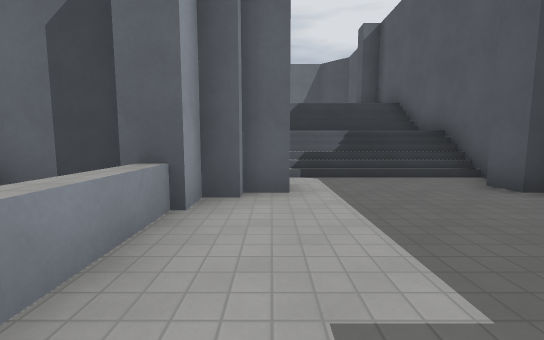
View 1 (above)

15 first-person views from a walk through a level from a Godot 3-D game. The camera is 1.4 m above the floor, tilts 6° down and sees 90° across. The floor is counted in squares, 2 m on a side. Each view is taken from the middle of a square. On the plan, view 1 faces up. The plan holds only what a view shows up to about 9 squares ahead; the rest is blank. Flat picture figures and markers are left out. Characters and animated objects are not drawn. Surface patterns are stand-ins for the level's own textures.

View 2
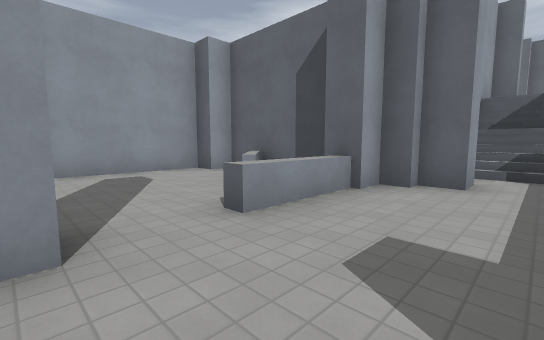

View 3
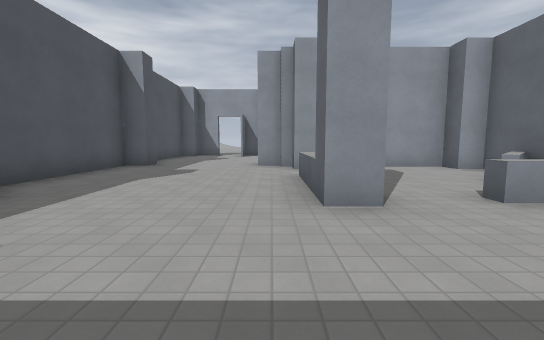

View 4
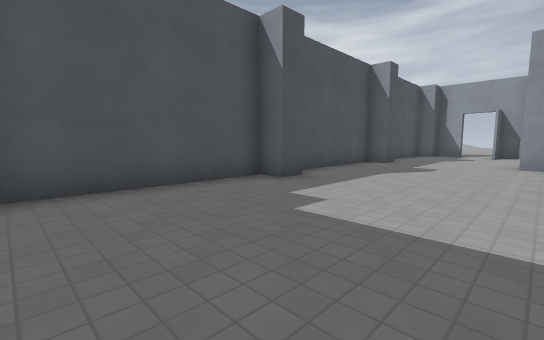

View 5
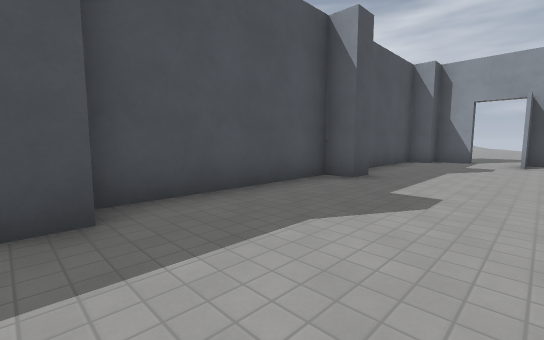

View 6
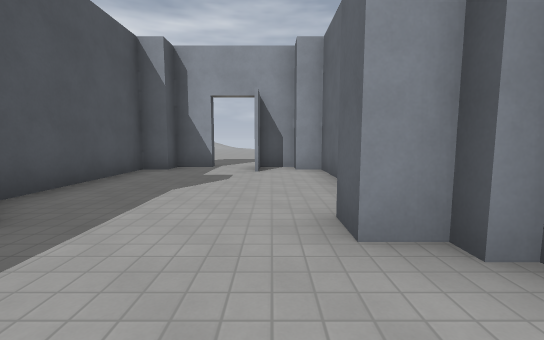

View 7
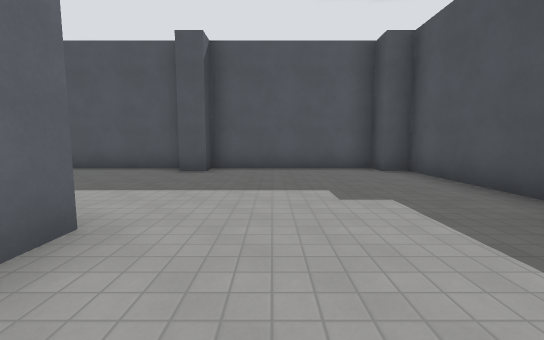

View 8
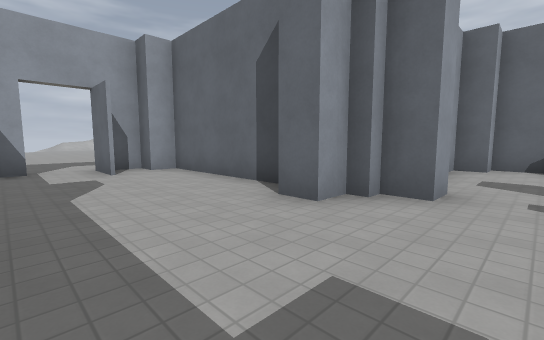

View 9
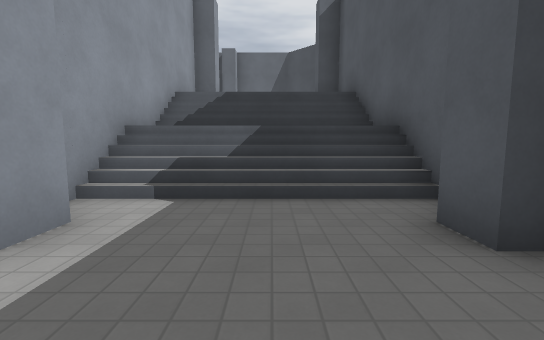

View 10
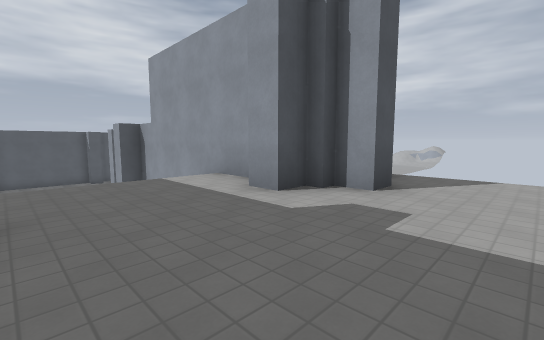

View 11
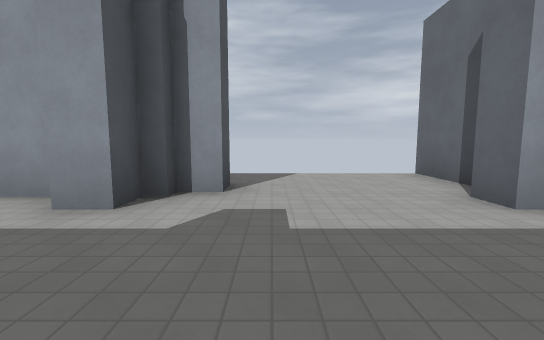

View 12
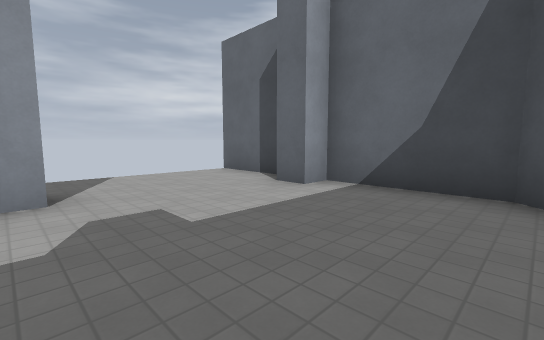

View 13
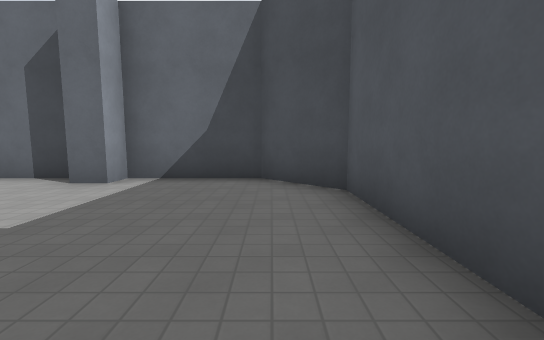

View 14
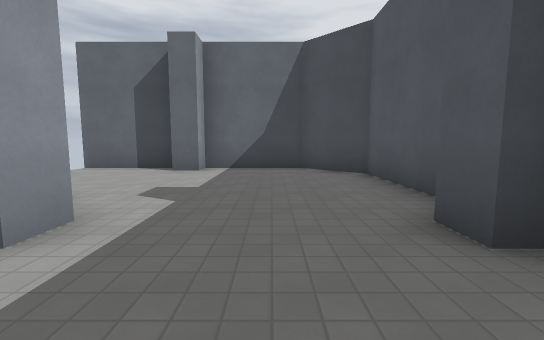

View 15
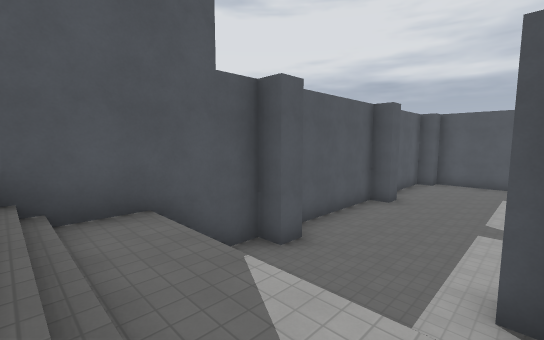

### Floor plan
Key: @ floor where view 1 was taken; # wall or solid block; x gap in a wall; . main floor; : floor 3.75 m higher than the main floor; / step, stairs or slope; ^ raised ledge.
Columns run from 15 left of view 1 to 4 right of it. Each row starts with its distance up from view 1.
 17              ######
 16             x::#::##
 15              ::::::#
 14              ::::::#
 13              ::::::#
 12              :#::::#
 11               ##:::#
 10               #::::#
  9               #////#
  8               #////#
  7               #////#
  6               #////#
  5               #....#
  4              ###...#
  3          ###^ #....#
  2          #..^ ^....#
  1          #....^....#
  0          #.....@...#
 -1     #######.^^#....#
 -2     #....#.........#
 -3 ....#..............#
 -4 ...................#
 -5    #...............#
 -6    ##....#....#....#
 -7     ################

Positions as (right, up) in squares from view 1, and headings:
1: (0, 0), facing up
2: (1, -1), facing up-left
3: (2, -2), facing left
4: (3, -2), facing down-left
5: (-1, -3), facing down-left
6: (-4, -3), facing left
7: (-3, -3), facing right
8: (-4, -5), facing up-left
9: (2, 2), facing up
10: (3, 14), facing down-left
11: (3, 13), facing left
12: (3, 12), facing up-left
13: (3, 11), facing up
14: (2, 9), facing up
15: (0, 8), facing down-right
